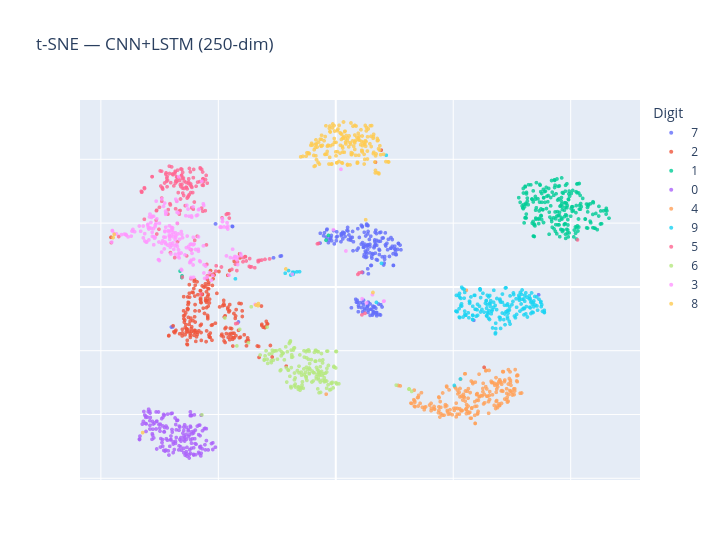

The cell this chart's notebook holds for it:
### Code cell
embs, labs = extract_embeddings(cnn_lstm, test_loader)
"""Extract CNN+LSTM embeddings from the test set after training."""
plot_tsne(embs, labs, 'CNN+LSTM (250-dim)')
"""Plot CNN+LSTM embedding space in 2D using t-SNE."""

### Figure 1 — Plotly figure (JSON) as saved in the notebook; plotly's stock layout.template omitted (floating-point values rounded to 4 significant figures; data arrays with more than 128 entries replaced by an {"elided": "..."} marker saying what was removed)
{"data": [{"hovertemplate": "digit=7<br>x=%{x}<br>y=%{y}<extra></extra>", "legendgroup": "7", "marker": {"color": "#636EFA", "opacity": 0.8, "size": 4, "symbol": "circle"}, "mode": "markers", "name": "7", "showlegend": true, "type": "scattergl", "x": {"elided": "197 float values"}, "xaxis": "x", "y": {"elided": "197 float values"}, "yaxis": "y"}, {"hovertemplate": "digit=2<br>x=%{x}<br>y=%{y}<extra></extra>", "legendgroup": "2", "marker": {"color": "#EF553B", "opacity": 0.8, "size": 4, "symbol": "circle"}, "mode": "markers", "name": "2", "showlegend": true, "type": "scattergl", "x": {"elided": "210 float values"}, "xaxis": "x", "y": {"elided": "210 float values"}, "yaxis": "y"}, {"hovertemplate": "digit=1<br>x=%{x}<br>y=%{y}<extra></extra>", "legendgroup": "1", "marker": {"color": "#00CC96", "opacity": 0.8, "size": 4, "symbol": "circle"}, "mode": "markers", "name": "1", "showlegend": true, "type": "scattergl", "x": {"elided": "226 float values"}, "xaxis": "x", "y": {"elided": "226 float values"}, "yaxis": "y"}, {"hovertemplate": "digit=0<br>x=%{x}<br>y=%{y}<extra></extra>", "legendgroup": "0", "marker": {"color": "#AB63FA", "opacity": 0.8, "size": 4, "symbol": "circle"}, "mode": "markers", "name": "0", "showlegend": true, "type": "scattergl", "x": {"elided": "170 float values"}, "xaxis": "x", "y": {"elided": "170 float values"}, "yaxis": "y"}, {"hovertemplate": "digit=4<br>x=%{x}<br>y=%{y}<extra></extra>", "legendgroup": "4", "marker": {"color": "#FFA15A", "opacity": 0.8, "size": 4, "symbol": "circle"}, "mode": "markers", "name": "4", "showlegend": true, "type": "scattergl", "x": {"elided": "206 float values"}, "xaxis": "x", "y": {"elided": "206 float values"}, "yaxis": "y"}, {"hovertemplate": "digit=9<br>x=%{x}<br>y=%{y}<extra></extra>", "legendgroup": "9", "marker": {"color": "#19D3F3", "opacity": 0.8, "size": 4, "symbol": "circle"}, "mode": "markers", "name": "9", "showlegend": true, "type": "scattergl", "x": {"elided": "189 float values"}, "xaxis": "x", "y": {"elided": "189 float values"}, "yaxis": "y"}, {"hovertemplate": "digit=5<br>x=%{x}<br>y=%{y}<extra></extra>", "legendgroup": "5", "marker": {"color": "#FF6692", "opacity": 0.8, "size": 4, "symbol": "circle"}, "mode": "markers", "name": "5", "showlegend": true, "type": "scattergl", "x": {"elided": "172 float values"}, "xaxis": "x", "y": {"elided": "172 float values"}, "yaxis": "y"}, {"hovertemplate": "digit=6<br>x=%{x}<br>y=%{y}<extra></extra>", "legendgroup": "6", "marker": {"color": "#B6E880", "opacity": 0.8, "size": 4, "symbol": "circle"}, "mode": "markers", "name": "6", "showlegend": true, "type": "scattergl", "x": {"elided": "166 float values"}, "xaxis": "x", "y": {"elided": "166 float values"}, "yaxis": "y"}, {"hovertemplate": "digit=3<br>x=%{x}<br>y=%{y}<extra></extra>", "legendgroup": "3", "marker": {"color": "#FF97FF", "opacity": 0.8, "size": 4, "symbol": "circle"}, "mode": "markers", "name": "3", "showlegend": true, "type": "scattergl", "x": {"elided": "199 float values"}, "xaxis": "x", "y": {"elided": "199 float values"}, "yaxis": "y"}, {"hovertemplate": "digit=8<br>x=%{x}<br>y=%{y}<extra></extra>", "legendgroup": "8", "marker": {"color": "#FECB52", "opacity": 0.8, "size": 4, "symbol": "circle"}, "mode": "markers", "name": "8", "showlegend": true, "type": "scattergl", "x": {"elided": "185 float values"}, "xaxis": "x", "y": {"elided": "185 float values"}, "yaxis": "y"}], "layout": {"height": 560, "legend": {"title": {"text": "Digit"}, "tracegroupgap": 0}, "title": {"text": "t-SNE — CNN+LSTM (250-dim)"}, "width": 720, "xaxis": {"anchor": "y", "domain": [0, 1], "showticklabels": false, "title": {"text": ""}}, "yaxis": {"anchor": "x", "domain": [0, 1], "showticklabels": false, "title": {"text": ""}}}}
